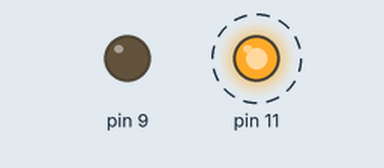
Recording of a sketch running on a simulated Arduino Uno, built with avr-gcc and run on an emulated ATmega328P. Shown: output pins drawn as LEDs (lit = HIGH). Dashed ring = blinking.

Above: at 0.03 s.
Timing chart, 0 to 3.0 s (numbered marks = the images above):
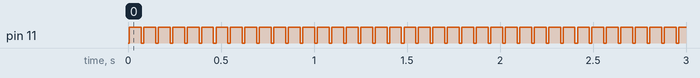

The sketch:

Sender_AT_V3.ino
```cpp
// ATtiny13A (MicroCore), Clock: 9.6 MHz internal (CKDIV8 disabled)
// IR-LED  -> PB1 / OC0B (Pin 6) -> BC337 -> 33 Ω -> LED -> +5V
// CTRL-LED-> PB3 (Pin 2) -> 330 Ω -> GND
// Ziel (Pi misst FALLING->FALLING): 1500, 3500, 1500 µs

#ifndef F_CPU
#define F_CPU 9600000UL
#endif
#include <avr/io.h>
#include <util/delay.h>
#include <stdint.h>

// ---------- Ziel-Intervalle (FALLING→FALLING) ----------
static const uint16_t T_US[] = {1500u, 3500u, 1500u};
#define N_T (sizeof(T_US)/sizeof(T_US[0]))

// ---------- Start-/Frame-Pausen & Wiederholungen ----------
#define START_GAP_US  9000u   // >8000, damit dein Decoder "Neustart" erkennt
#define FRAME_GAP_US  9000u   // Lücke zwischen Frames
#define REPEATS          8    // Wie oft das 3er-Muster pro Frame gesendet wird

// ---------- MARK-Länge (kurz halten; TSOP-freundlich) ----------
#define MARK_US_BASE   300u   // reale Markdauer (Rest = SPACE bis zum Sollintervall)

// ============================================================
//                KALIBRIERUNG (Timing-Faktor)
// Dein Tiny timet ~1.8x zu langsam -> alle Zeiten * (5/9)
#define SCALE_NUM 5u
#define SCALE_DEN 9u

// Feintuning (int-taugliche "Fudge"-Faktoren):
// Kurz-Intervall (3000 µs) ~ +14 %
#define FUDGE_SHORT_NUM 130u
#define FUDGE_SHORT_DEN 125u   // = 1.04

// Lang-Intervall  (4500 µs) ~ +9 %
#define FUDGE_LONG_NUM   79u
#define FUDGE_LONG_DEN   75u   // = 1.093

// ============================================================

// -------- 38 kHz PWM auf OC0B (PB1), ~33 % Duty --------
static inline void pwm38k_init() {
  DDRB |= _BV(PB1); // OC0B out
  uint16_t top  = (F_CPU / 38000ul) - 1; if (top > 255) top = 255;        // ~252
  uint16_t ocrb = ((top + 1) / 3) - 1;   if (ocrb > top)  ocrb = top / 3; // ~83
  TCCR0A = 0; TCCR0B = 0;
  TCCR0A |= _BV(WGM00) | _BV(WGM01);  // Fast PWM
  TCCR0B |= _BV(WGM02);               // Mode 7 (OCR0A = TOP)
  TCCR0A |= _BV(COM0B1);              // non-inverting auf OC0B
  OCR0A = (uint8_t)top;
  OCR0B = (uint8_t)ocrb;
  TCCR0B |= _BV(CS00);                // Prescaler 1
}

static inline void carrier_on()  { TCCR0A |=  _BV(COM0B1); }
static inline void carrier_off() { TCCR0A &= ~_BV(COM0B1); PORTB &= ~_BV(PB1); }

// -------- kleine Hilfen --------
static inline void dly_us(unsigned us){ while (us--) _delay_us(1); }

static inline uint16_t scale_base(uint16_t us) {
  return (uint16_t)((uint32_t)us * SCALE_NUM / SCALE_DEN);
}
static inline uint16_t scale_short(uint16_t us) {
  return (uint16_t)((uint32_t)scale_base(us) * FUDGE_SHORT_NUM / FUDGE_SHORT_DEN);
}
static inline uint16_t scale_long(uint16_t us) {
  return (uint16_t)((uint32_t)scale_base(us) * FUDGE_LONG_NUM / FUDGE_LONG_DEN);
}

// Sende genau EIN FALLING→FALLING-Intervall T:
// 1) starte MARK (Falling#i), halte MARK (skaliert), 2) SPACE bis exakt T (skaliert)
static inline void send_interval_F2F(uint16_t T, uint8_t is_long) {
  // skaliere Zielintervall & MARK
  const uint16_t Tscaled   = is_long ? scale_long(T) : scale_short(T);
  const uint16_t markScaled= scale_short(MARK_US_BASE);
  uint16_t spaceScaled = (Tscaled > markScaled) ? (uint16_t)(Tscaled - markScaled) : 20u;

  // MARK
  carrier_on();
  dly_us(markScaled);
  carrier_off();

  // SPACE bis zur nächsten Falling
  dly_us(spaceScaled);
}

int main(void){
  pwm38k_init(); carrier_off();

  // CTRL-LED (PB3)
  DDRB |= _BV(PB3);
  PORTB &= ~_BV(PB3);

  for(;;){
    // reine Startlücke (skaliert), damit dein Decoder "neu" beginnt (diff > 8000)
    dly_us(scale_short(START_GAP_US));

    PORTB |= _BV(PB3);
    for(uint8_t r=0; r<REPEATS; r++){
      // Reihenfolge: kurz (1500), lang (3500), kurz (1500)
      send_interval_F2F(3000u, 0);
      send_interval_F2F(4500u, 1);
      send_interval_F2F(3000u, 0);
    }
    PORTB &= ~_BV(PB3);

    // große Lücke vor dem nächsten Frame (skaliert)
    dly_us(scale_short(FRAME_GAP_US));
  }
}
```

Measured:
- by itself, pin 11: alternates HIGH for 0.06 s and LOW for 0.01 s
